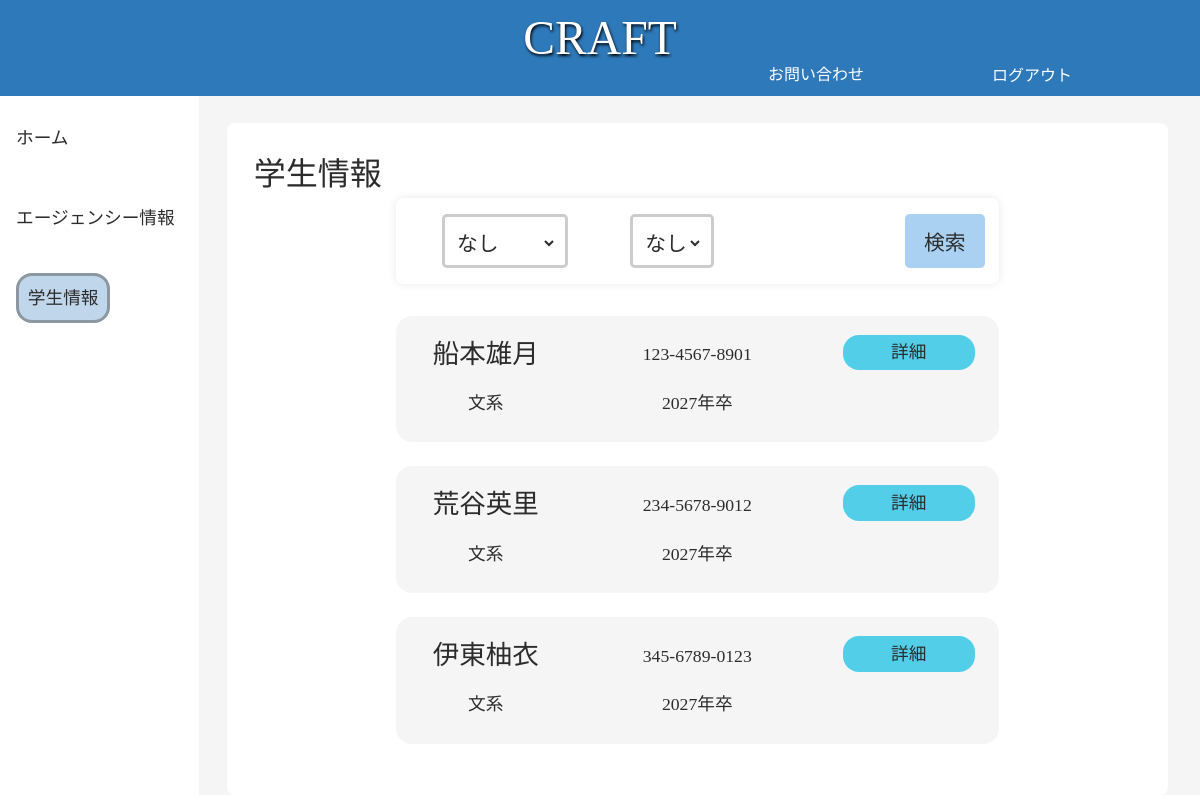
Page /craft/userList.php (signed in) on the earlier database version.
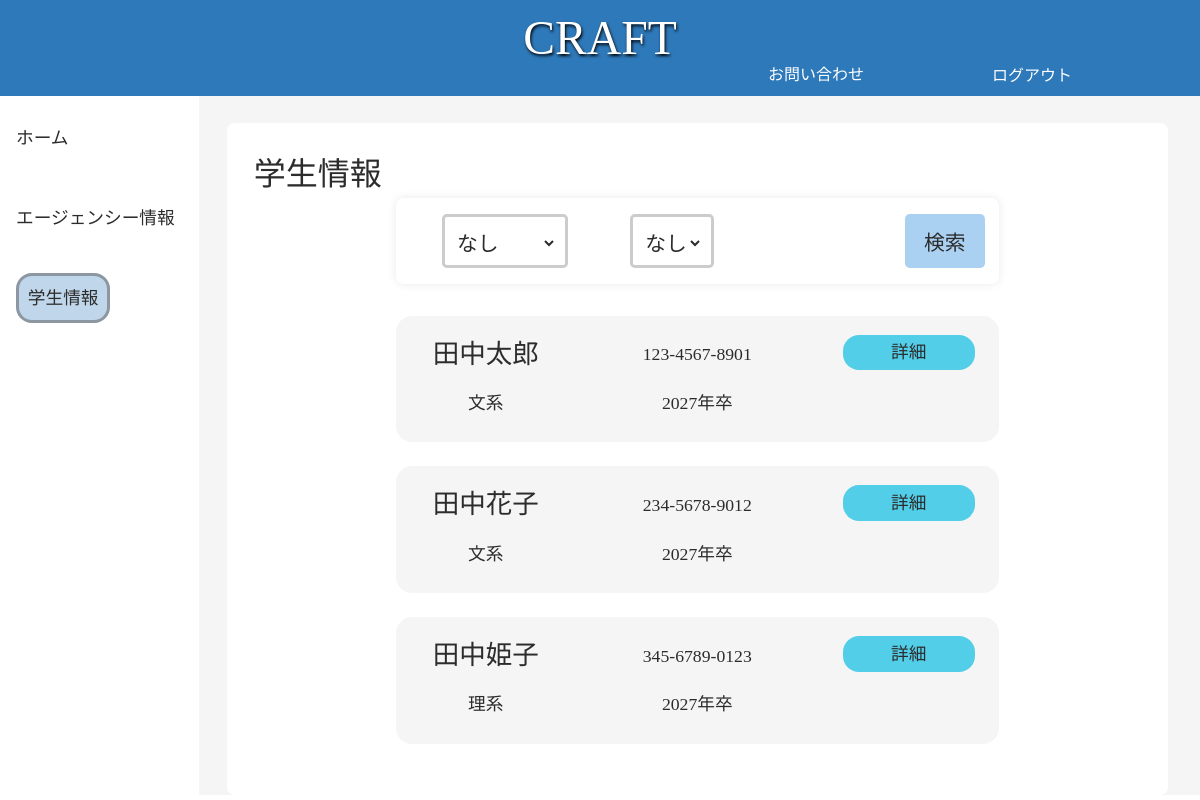
Same page on the later database version.
### tables this page shows
CREATE TABLE user_info (
    id INT PRIMARY KEY AUTO_INCREMENT,
    name VARCHAR(255) NOT NULL,
    sex TINYINT(1) NOT NULL,
    graduate_year INT NOT NULL,
    university VARCHAR(255) NOT NULL,
    selection TINYINT(1) NOT NULL,
    faculty VARCHAR(255) NOT NULL,
    email VARCHAR(255) NOT NULL,
    phone VARCHAR(255) NOT NULL,
    supplement VARCHAR(255)
);

### src/craft/components/userInfo.php (the view, shortened to what this page needs)
<div class="user-informationPanel">
    <ul class="tab__panel-box">
        <?php foreach ($user_info as $i => $user) { ?>
            <li class="person-information">
                <div class="user-informationUserName">
                    <p><?= $user["name"]; ?></p>
                </div>
                <div class="user-informationGender">
                    <p><?php if ($user["selection"] == 0) {
                            echo ("理系");
                        } else {
                            echo ("文系");
                        } ?></p>
                </div>
                <div class="user-informationPhoneNumber">
                    <p><?= $user["phone"]; ?></p>
                </div>
                <div class="user-informationMail">
                    <p><?= $user["graduate_year"]; ?>年卒</p>
                </div>
                <div class="user-detail">
                    <button class="user-detailButton">詳細</button>
                </div>
            </li>
        <?php } ?>
    </ul>
</div>

### src/craft/userList.php (shortened to what this page needs)
<?php
require_once('../dbconnect.php');
if (isset($_POST['stuSearch'])) {
    $selected_year = $_POST['graduate'];
    if ($selected_year != "NoYear") {
        $user_info = $dbh->prepare('SELECT * FROM user_info WHERE graduate_year = :graduate_year');
        $user_info->execute(['graduate_year' => $selected_year]);
    } else {
        $user_info = $dbh->query('SELECT * FROM user_info');
    }
} else {
    $user_info = $dbh->query('SELECT * FROM user_info');
}
$user_info = $user_info->fetchAll(PDO::FETCH_ASSOC);
?>
<!DOCTYPE html>
<html lang="ja">
<head>
    <link rel="stylesheet" href="../assets/style/reset.css">
    <link rel="stylesheet" href="../assets/style/agency/agencyHeader.css">
    <link rel="stylesheet" href="../assets/style/craft/craftSidebar.css">
    <link rel="stylesheet" href="../assets/style/agency/agencyHome.css">
    <link rel="stylesheet" href="../assets/style/agency/userInfo-popup.css">
</head>
<body>
    <?php require_once('./components/craftHeader.php'); ?>
    <main>
        <div class="craftContainer">
            <aside class="craft-inner">
                <div class="craft-sidebar">
                    <ul class="craft-sidebarContainer">
                        <li><a href="./index.php" class="craft-sidebarItem">ホーム</a></li>
                        <li><a href="./craftAgency.php" class="craft-sidebarItem">エージェンシー情報</a></li>
                        <li><a href="userList.php" class="craft-sidebarItem current">学生情報</a></li>
                    </ul>
                </div>
            </aside>
            <section class="user-information">
                <div class="user-informationContainer">
                    <div class="user-informationTitle">
                        <p>学生情報</p>
                    </div>
                    <div class="user-informationInner">
                        <div class="user-informationTab">
                            <form action="userList.php" method="POST">
                                <ul class="user-informationTabMenu">
                                    <li class="user-informationTabItem1">
                                        <select name="graduate">
                                            <option value="NoYear" <?php if (isset($_POST['graduate']) && $_POST['graduate'] == 'NoYear') echo 'selected'; ?>>なし</option>
                                        </select>
                                    </li>
                                    <li class="user-informationTabItem2">
                                        <select name="ContextOfUse">
                                            <option value="NoSelect" <?php if (isset($_POST['ContextOfUse']) && $_POST['ContextOfUse'] == 'NoSelect') echo 'selected'; ?>>なし</option>
                                        </select>
                                    </li>
                                    <li class="user-informationTabItem3">
                                        <input type="submit" name="stuSearch" value="検索"></input>
                                    </li>
                                </ul>
                            </form>
                        </div>
                        <?php require_once('./components/userInfo.php'); ?>
                    </div>
                </div>
            </section>
        </div>
    </main>
</body>
</html>

### src/craft/components/craftHeader.php (shortened to what this page needs)
<header class="header">
        <div class="header-box">
            <div class="header-title">
                <div class="header-company">CRAFT</div>
            </div>
        </div>
        <div class="header-nav">
            <div class="">
                <nav class="header-nav-box">
                    <ul class="header-nav-list">
                        <li class="header-list"><a href="">お問い合わせ</a></li>
                        <li class="header-list">
                            <form method="POST" action="/craft/components/signout.php">
                                <input type="submit" value="ログアウト">
                            </form></li>
                    </ul>
                </nav>
            </div>
        </div>
    </header>

### src/assets/style/agency/agencyHeader.css (style rules this page uses)
body { margin: 0; }
.header { color:white; background-color: rgba(46, 121, 186, 1); width: 100%; position: fixed; top: 0; left: 0; z-index: 10000; height: 6rem; align-content: center; }
.header-company { font-size: 350%; text-align: center; text-shadow: 1px 2px 3px black; }
.header-nav-box { margin-bottom: 0; }
.header-nav { display: flex; justify-content: end; }
.header-nav-list { list-style: none; display: flex; justify-content: end; z-index: 100; }
.header-list { padding-right: 8rem; margin-bottom: 0; font-size: 1rem; }

### src/assets/style/craft/craftSidebar.css (style rules this page uses)
.craft-sidebar { display: grid; background-color: #fff; height: 100%; padding:2rem .5rem 0 1rem; }
.craft-sidebarContainer { display: grid; grid-template-rows: repeat(3,2rem); gap:3rem; }
.craft-sidebarItem { font-size: 1.3em; }
.current { background-color: rgba(46, 121, 186, .3); padding: .7em .5em; border-radius: 1rem; border: solid #5f5e5e85; }

### src/assets/style/agency/agencyHome.css (style rules this page uses)
.craftContainer { margin-top: 6rem; display: grid; grid-template-columns: 1.7fr 8.3fr; background-color: #f5f5f5; gap: 2em; }
.user-information { margin: 2em 2rem 0 0; background-color: #fff; padding: 2em; line-height: 1.5; border-radius: .5rem; }
.user-informationTitle { font-size: 2rem; }
.user-informationInner { width: 85%; margin: 0 auto; }
.user-informationTabMenu { display: flex; justify-content: center; font-size: 1.3rem; gap: 3em; padding-left: 2rem; }
.user-informationTab { box-shadow: 0 0 10px rgba(0, 0, 0, 0.092); width: 80%; margin: 0 auto; padding: 1rem 0; margin-bottom: 2rem; border-radius: .5rem; }
select { appearance: auto; }
.user-informationTabItem1 { padding: .5rem; border: solid #0003; border-radius: .3rem; }
.user-informationTabItem2 { padding: .5rem; border: solid #0003; border-radius: .3rem; }
.user-informationTabItem3 { background-color: #AAD1F2; align-content: center; text-align: center; border-radius: .3rem; width: 5rem; margin-left: 8rem; }
.user-informationPanel { margin: 0 auto; width: 80%; }
.person-information { display: grid; grid-template-columns:repeat(4,1fr); grid-template-rows: repeat(2,1fr); gap: .5em; font-size: 1.3em; background-color: #f5f5f5; padding: 1.2rem 1.5rem; margin-bottom: 1.5rem; border-radius: 1rem; }
.user-informationUserName { display: grid; grid-column: 1/2; grid-row: 1/2; justify-content: center; align-items: center; font-size: 1.5em; }
.user-informationGender { display: grid; grid-column: 1/2; grid-row: 2/3; justify-content: center; align-items: center; font-size: 1em; }
.user-informationPhoneNumber { display: grid; grid-column: 2/4; grid-row: 1/2; justify-content: center; align-items: center; }
.user-informationMail { display: grid; grid-column: 2/4; grid-row: 2/3; justify-content: center; align-items: center; }
.user-detail { display: grid; background-color: #52CEE9; justify-content: center; align-items: center; margin: 0 2; height: 2em; border-radius: 1rem; }

Differences in the rows shown:
changed user_info: name "船本雄月" → "田中太郎"
changed user_info: name "荒谷英里" → "田中花子"
changed user_info: name "伊東柚衣" → "田中姫子"; selection "文系" → "理系"
